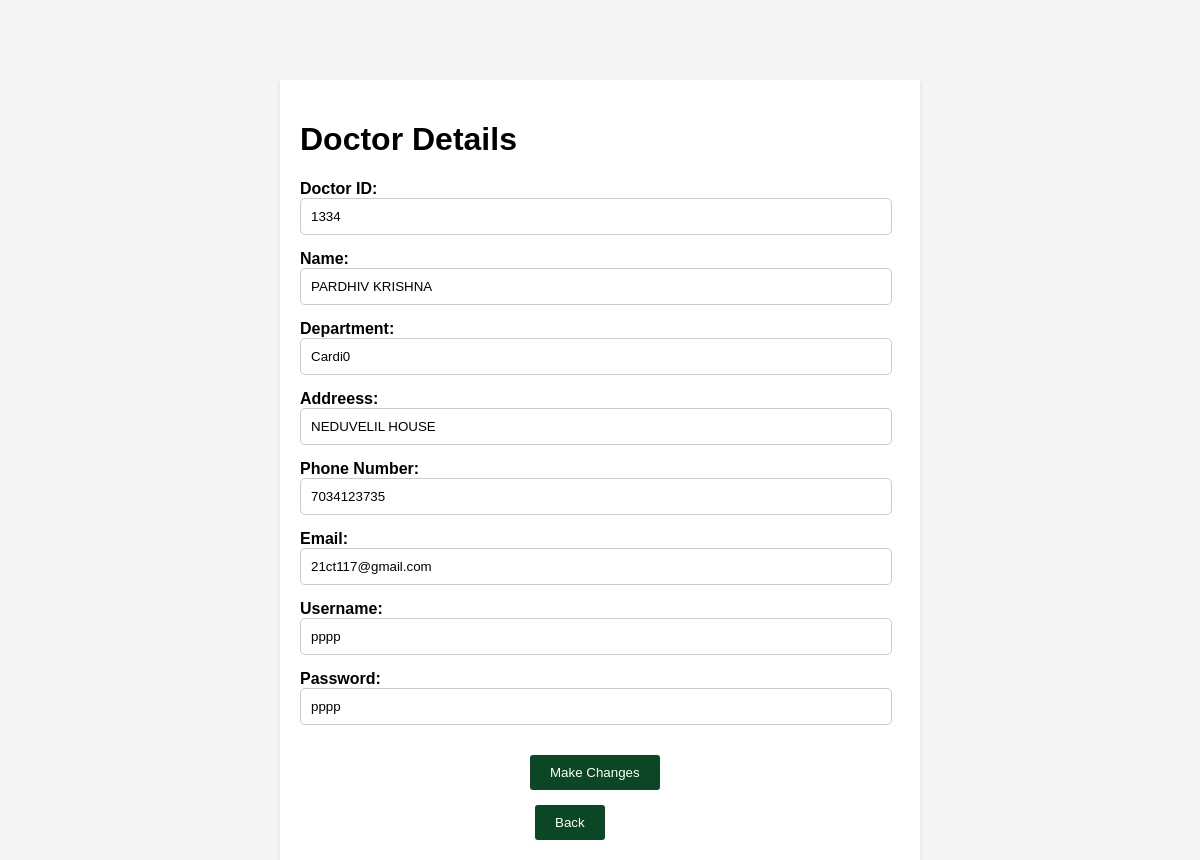
The page /hospital/singledoc/4/ on the database its author committed.
### hospitalapp/models.py (models this page shows)
class Doctor(models.Model):
    name=models.CharField(max_length=50)
    did=models.CharField(max_length=20)
    department=models.CharField(max_length=50)
    email=models.EmailField(max_length=255)
    dphno=models.IntegerField(max_length=20)
    password=models.CharField(max_length=20)
    username=models.CharField(max_length=20)
    address=models.CharField(max_length=20)

### hospitalapp/views.py (the view)
def singledoc(request,doc_id):
    doctor=Doctor.objects.get(pk=doc_id)
    context={
        'doc':doctor
    }
    return render(request=request,template_name='singledoc.html',context=context)

### hospitalapp/templates/singledoc.html (shortened to what this page needs)
{% load static %}
<!DOCTYPE html>
<html lang="en">
<head>
    <link rel="stylesheet" type="text/css" href="{% static 'singlepat.css' %}">
</head>
<body>
    <div class="container">
        <h1>Doctor Details</h1>
        <div class="patient-details">
        <form method="post" action="{% url 'updatedoc' doc.pk %}">
            <label for="patientId">Doctor ID:</label>
            <input type="text" id="patientId" name="did" value="{{ doc.did }}">
            <label for="patientId">Name:</label>
            <input type="text" id="patientName" name="name" value="{{ doc.name }}">
            <label for="patientId">Department:</label>
            <input type="text" id="patientCause" name="department" value="{{ doc.department }}">
            <label for="patientId">Addreess:</label>
            <input type="text" id="patientAddress" name="address" value="{{ doc.address }}">
            <label for="patientId">Phone Number:</label>
            <input type="number" id="patientPhone" name="dphno" value="{{ doc.dphno }}">
            <label for="patientId">Email:</label>
            <input type="text" id="patientPhone" name="email" value="{{ doc.email }}">
            <label for="patientId">Username:</label>
            <input type="text" id="patientPhone" name="username" value="{{ doc.username }}">
            <label for="patientId">Password:</label>
            <input type="text" id="patientPhone" name="password" value="{{ doc.password }}">
            <button type="submit" class="mybutton">Make Changes</button>
        </form>
        </div>
        <a href="{% url 'alldoc' %}"><button class="backbutton">Back</button></a>
    </div>
</body>
</html>

### hospitalapp/static/singlepat.css (style rules this page uses)
body { font-family: Arial, sans-serif; background-color: #f4f4f4; margin: 0; padding: 0; }
.container { max-width: 600px; margin: 0 auto; margin-top: 80px; padding: 20px; background-color: #fff; box-shadow: 0 2px 4px rgba(0, 0, 0, 0.1); }
.patient-details { display: flex; flex-direction: column; gap: 10px; font-family: 'Candara', sans-serif; }
label { font-weight: bold; }
input[type="text"], input[type="number"] { margin-bottom: 15px; width: 95%; padding: 10px; border: 1px solid #ccc; border-radius: 5px; }
button { background-color: #0b4625; margin-left: 140px; margin-top: 15px; color: #fff; padding: 10px 20px; border: none; border-radius: 3px; cursor: pointer; }
.mybutton { margin-left: 230px; }
.backbutton { margin-left: 235px; }

### rows shown on the page
Doctor: did "1334", name "PARDHIV KRISHNA", department "Cardi0", address "NEDUVELIL HOUSE", dphno "7034123735", email "21ct117@gmail.com", username "pppp", password "pppp"
